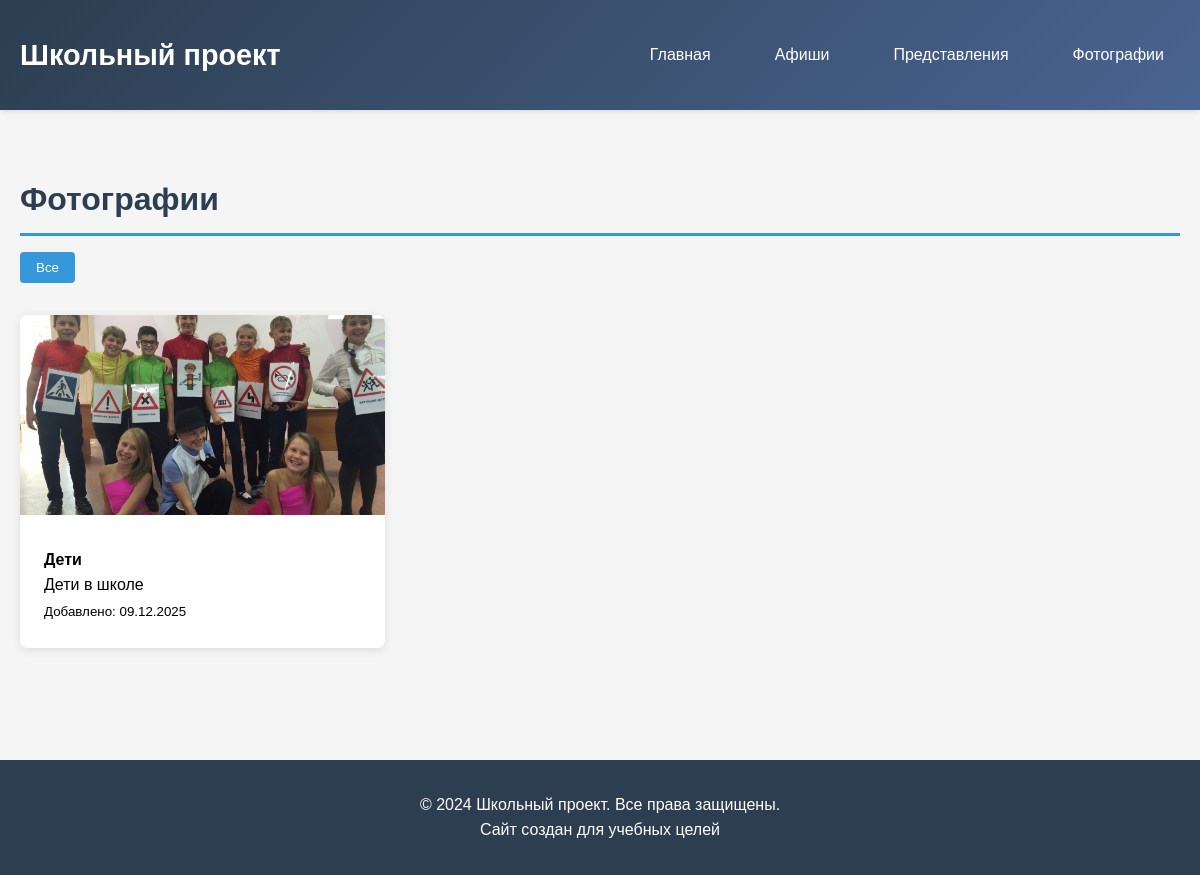
/photos/, run on the app's committed database.
### culture/models.py (models this page shows, shortened)
class Photo(models.Model):
    title = models.CharField(max_length=200)
    image = models.ImageField(upload_to='photos/')
    description = models.TextField(blank=True)
    category = models.ForeignKey(Category, on_delete=models.SET_NULL, null=True, blank=True)
    uploaded_at = models.DateTimeField(default=timezone.now)

### culture/views.py (the view)
# urls.py: path('photos/', views.photos_list, name='photos'),
def photos_list(request):
    photos = Photo.objects.all().order_by('-uploaded_at')
    categories = Category.objects.all()
    return render(request, 'culture/photos.html', {
        'photos': photos,
        'categories': categories
    })

### culture/templates/culture/photos.html (shortened to what this page needs)
{% extends 'culture/base.html' %}
{% block content %}
    <h1 class="section-title">Фотографии</h1>
    <div class="category-buttons">
        <button class="category-btn active" data-category="all">Все</button>
    </div>
    <div class="grid" id="photos-grid">
        {% for photo in photos %}
        <div class="card photo-card" data-category="{% if photo.category %}{{ photo.category.id }}{% else %}none{% endif %}">
            {% if photo.image %}
            <img
                src="{{ photo.image.url }}"
                alt="{{ photo.title }}"
                class="photo-image"
                onclick="openImageFullscreen(this)"
                style="cursor: pointer;"
            >
            {% endif %}
            <div class="card-content">
                <h4>{{ photo.title }}</h4>
                <p>{{ photo.description|truncatechars:100 }}</p>
                <p><small>Добавлено: {{ photo.uploaded_at|date:"d.m.Y" }}</small></p>
            </div>
        </div>
        {% empty %}
        <p>Фотографий пока нет.</p>
        {% endfor %}
    </div>
{% endblock %}

### culture/templates/culture/base.html (style rules this page uses)
* { margin: 0; padding: 0; box-sizing: border-box; }
body { font-family: 'Arial', sans-serif; line-height: 1.6; background-color: #f5f5f5; }
.section-title { color: #2c3e50; margin: 2rem 0 1rem; padding-bottom: 0.5rem; border-bottom: 3px solid #3498db; }
.grid { display: grid; grid-template-columns: repeat(auto-fill, minmax(300px, 1fr)); gap: 2rem; margin: 2rem 0; }
.card { background: white; border-radius: 8px; overflow: hidden; box-shadow: 0 2px 10px rgba(0,0,0,0.1); transition: transform 0.3s; }
.card img { width: 100%; height: 200px; object-fit: cover; }
.card-content { padding: 1.5rem; position: relative; }
.category-buttons { display: flex; gap: 1rem; margin: 1rem 0; flex-wrap: wrap; }
.category-btn { padding: 0.5rem 1rem; background: #ecf0f1; border: none; border-radius: 4px; cursor: pointer; transition: background-color 0.3s; }
.category-btn.active { background: #3498db; color: white; }

### data on the page
Photo: image (picture), title "Дети", description "Дети в школе", uploaded_at "09.12.2025"
